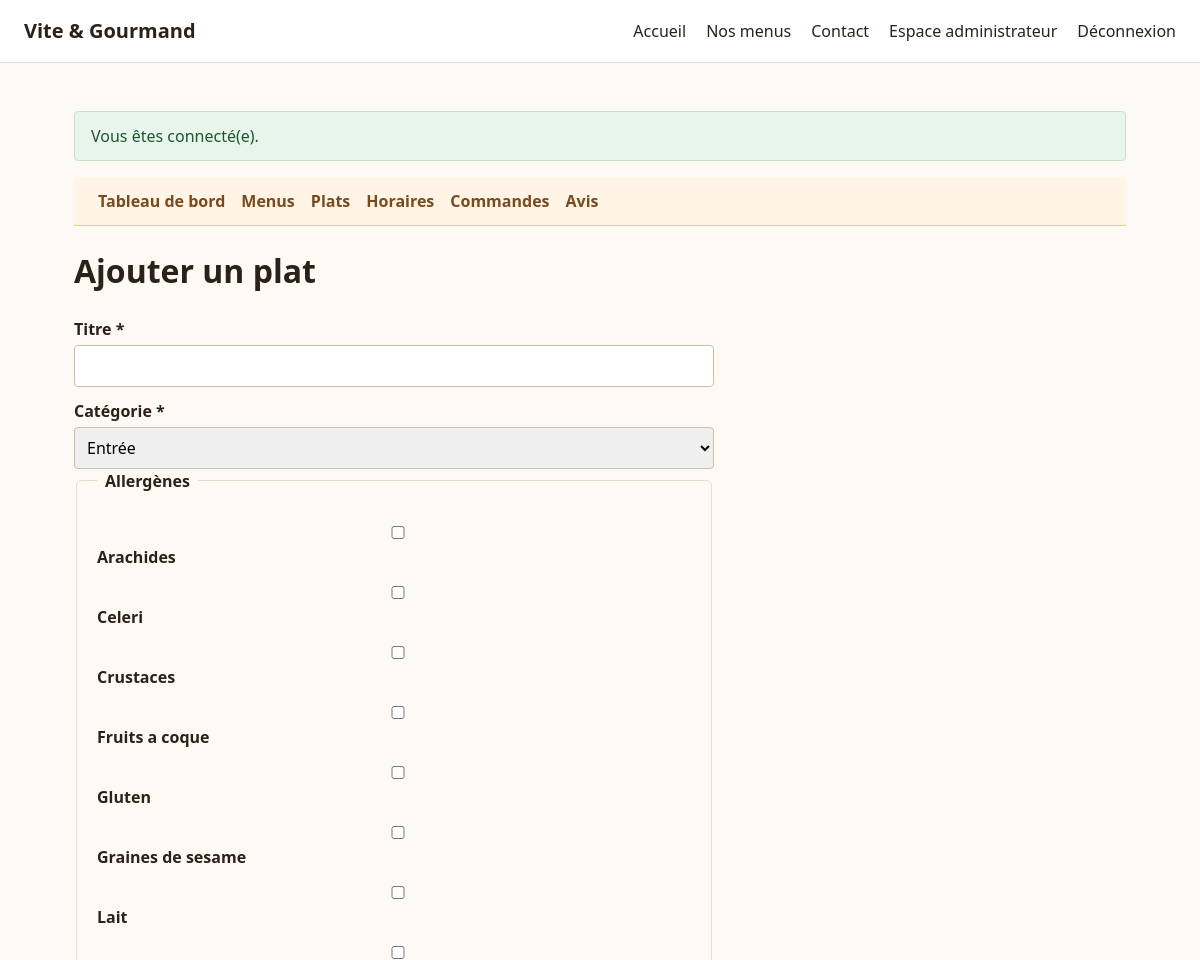
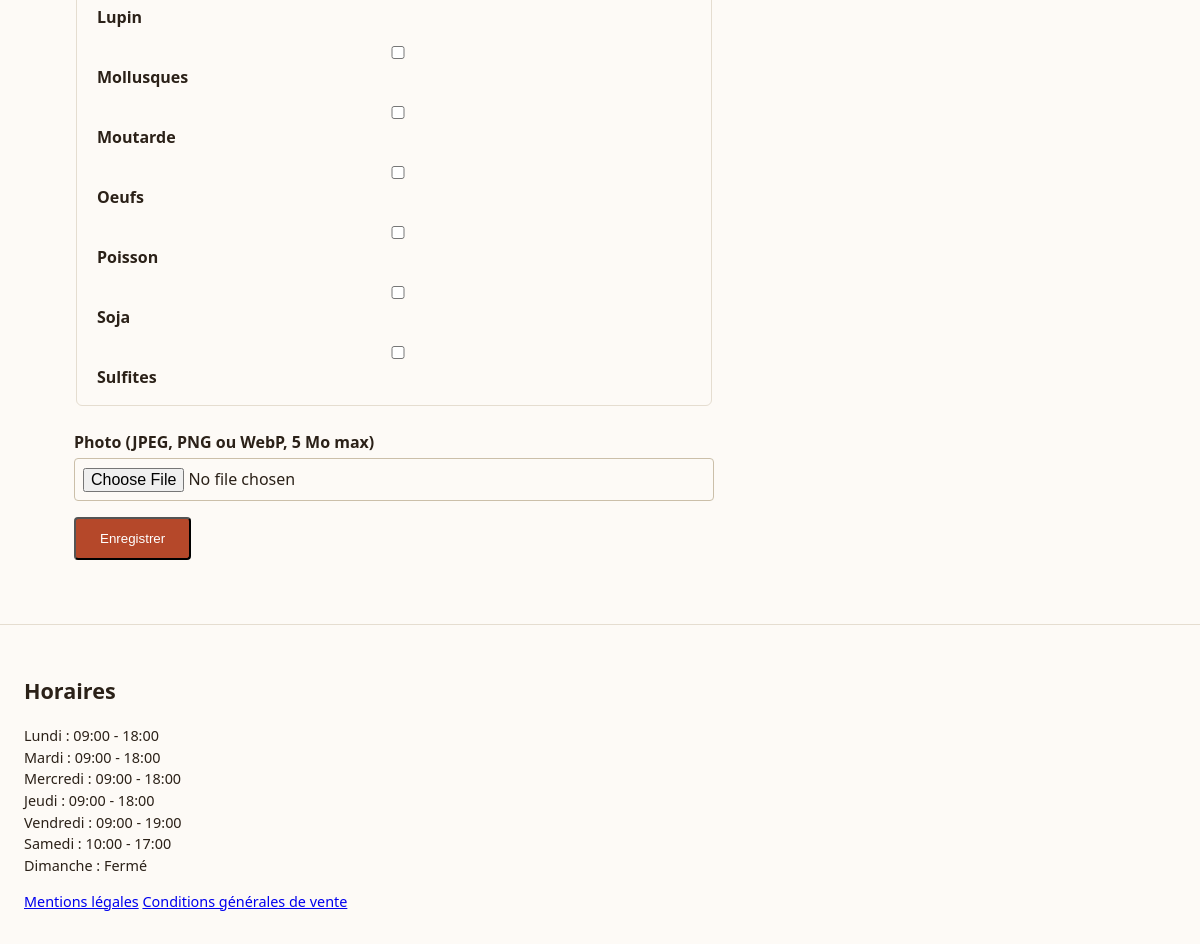
/employe/plat-form.php (signed in), run on the app's committed database (2 pictures, top to bottom).
### tables this page shows
CREATE TABLE allergene (
    allergene_id TINYINT UNSIGNED AUTO_INCREMENT PRIMARY KEY,
    libelle      VARCHAR(50) NOT NULL UNIQUE
);

CREATE TABLE horaire (
    horaire_id       TINYINT UNSIGNED AUTO_INCREMENT PRIMARY KEY,
    jour             ENUM('lundi','mardi','mercredi','jeudi','vendredi','samedi','dimanche') NOT NULL UNIQUE,
    heure_ouverture  TIME NULL,
    heure_fermeture  TIME NULL,
    ferme            TINYINT(1) NOT NULL DEFAULT 0
);

### src/Helpers/functions.php (called while the page is built, shortened)
<?php
function e(?string $value): string
{
    return htmlspecialchars($value ?? '', ENT_QUOTES, 'UTF-8');
}

### src/Config/Database.php (called while the page is built, shortened)
<?php
function getPDO(): PDO
{
    static $pdo = null;
    if ($pdo instanceof PDO) {
        return $pdo;
    }
    $host    = env('DB_HOST', '127.0.0.1');
    $port    = env('DB_PORT', '3306');
    $name    = env('DB_NAME', 'vite_et_gourmand');
    $user    = env('DB_USER', 'root');
    $pass    = env('DB_PASS', '');
    $charset = env('DB_CHARSET', 'utf8mb4');
    $dsn = "mysql:host={$host};port={$port};dbname={$name};charset={$charset}";
    $pdo = new PDO($dsn, $user, $pass, [
        PDO::ATTR_ERRMODE            => PDO::ERRMODE_EXCEPTION,
        PDO::ATTR_DEFAULT_FETCH_MODE => PDO::FETCH_ASSOC,
        PDO::ATTR_EMULATE_PREPARES   => false,
    ]);
    return $pdo;
}

### src/Models/PlatModel.php (called while the page is built, shortened)
<?php
require_once __DIR__ . '/../Config/Database.php';
final class PlatModel
{
    public static function listAllergenes(): array
    {
        return getPDO()->query('SELECT allergene_id, libelle FROM allergene ORDER BY libelle')->fetchAll();
    }
}

### public/employe/plat-form.php (the view, shortened to what this page needs)
<?php
require_once __DIR__ . '/../../src/Models/PlatModel.php';
$id = isset($_GET['id']) && ctype_digit((string) $_GET['id']) ? (int) $_GET['id'] : 0;
$plat = $id > 0 ? PlatModel::find($id) : null;
$pageTitle = $plat === null ? 'Ajouter un plat' : 'Modifier ' . $plat['titre_plat'];
$allergenes = PlatModel::listAllergenes();
$valeurs = $plat ?? ['titre_plat' => '', 'categorie' => 'entree', 'allergene_ids' => []];
require __DIR__ . '/../../src/Views/partials/header.php';
require __DIR__ . '/../../src/Views/partials/nav-employe.php';
?>
    <h1><?= e($pageTitle) ?></h1>
    <form method="post" enctype="multipart/form-data" class="formulaire-commande" novalidate>
        <label for="titre_plat">Titre *</label>
        <input type="text" id="titre_plat" name="titre_plat" value="<?= e($valeurs['titre_plat']) ?>" required>
        <label for="categorie">Catégorie *</label>
        <select id="categorie" name="categorie" required>
            <option value="entree" <?= $valeurs['categorie'] === 'entree' ? 'selected' : '' ?>>Entrée</option>
        </select>
        <fieldset>
            <legend>Allergènes</legend>
            <?php foreach ($allergenes as $allergene): ?>
                <label>
                    <input type="checkbox" name="allergene_ids[]" value="<?= (int) $allergene['allergene_id'] ?>" <?= in_array((int) $allergene['allergene_id'], $valeurs['allergene_ids'], true) ? 'checked' : '' ?>>
                    <?= e($allergene['libelle']) ?>
                </label>
            <?php endforeach; ?>
        </fieldset>
        <label for="photo">Photo (JPEG, PNG ou WebP, 5 Mo max)</label>
        <input type="file" id="photo" name="photo" accept="image/jpeg,image/png,image/webp">
        <button type="submit" class="btn-primary">Enregistrer</button>
    </form>
<?php
require __DIR__ . '/../../src/Views/partials/footer.php';

### src/Views/partials/footer.php
<?php
$horaires = getPDO()->query(
    "SELECT jour, heure_ouverture, heure_fermeture, ferme FROM horaire
     ORDER BY FIELD(jour, 'lundi','mardi','mercredi','jeudi','vendredi','samedi','dimanche')"
)->fetchAll();
?>
</main>
<footer>
    <section aria-label="Horaires d'ouverture">
        <h2>Horaires</h2>
        <ul>
            <?php foreach ($horaires as $h): ?>
                <li>
                    <?= htmlspecialchars(ucfirst($h['jour'])) ?> :
                    <?= $h['ferme']
                        ? 'Fermé'
                        : htmlspecialchars(substr($h['heure_ouverture'], 0, 5) . ' - ' . substr($h['heure_fermeture'], 0, 5)) ?>
                </li>
            <?php endforeach; ?>
        </ul>
    </section>
    <nav aria-label="Informations légales">
        <a href="/mentions-legales.php">Mentions légales</a>
        <a href="/cgv.php">Conditions générales de vente</a>
    </nav>
</footer>
</body>
</html>

### public/assets/css/style.css (style rules this page uses)
* { box-sizing: border-box; }
html { overflow-x: hidden; }
body { margin: 0; overflow-x: hidden; font-family: system-ui, -apple-system, "Segoe UI", Roboto, sans-serif; color: #2b2118; background: #fdfaf6; line-height: 1.5; }
.btn-primary { display: inline-block; margin-top: 1rem; padding: 0.75rem 1.5rem; background: #b5482a; color: #fff; text-decoration: none; border-radius: 4px; }
footer { border-top: 1px solid #e5ddd0; padding: 2rem 1.5rem; margin-top: 2rem; font-size: 0.9rem; }
footer ul { list-style: none; padding: 0; }
.formulaire-commande { max-width: 640px; }
.formulaire-commande fieldset { border: 1px solid #e5ddd0; border-radius: 6px; margin-bottom: 1.5rem; padding: 1rem 1.25rem; }
.formulaire-commande legend { font-weight: 700; padding: 0 0.5rem; }
.formulaire-commande label { display: block; font-weight: 600; margin-top: 0.75rem; }
.formulaire-commande input, .formulaire-commande select { width: 100%; padding: 0.5rem; border: 1px solid #cbbfa9; border-radius: 4px; font: inherit; margin-top: 0.25rem; }

### data on the page
allergene: libelle "Arachides"
allergene: libelle "Celeri"
allergene: libelle "Crustaces"
allergene: libelle "Fruits a coque"
allergene: libelle "Gluten"
allergene: libelle "Graines de sesame"
allergene: libelle "Lait"
allergene: libelle "Lupin"
allergene: libelle "Mollusques"
allergene: libelle "Moutarde"
allergene: libelle "Oeufs"
allergene: libelle "Poisson"
allergene: libelle "Soja"
allergene: libelle "Sulfites"
horaire: jour "Lundi", heure_ouverture+heure_fermeture "09:00 - 18:00"
horaire: jour "Mardi", heure_ouverture+heure_fermeture "09:00 - 18:00"
horaire: jour "Mercredi", heure_ouverture+heure_fermeture "09:00 - 18:00"
horaire: jour "Jeudi", heure_ouverture+heure_fermeture "09:00 - 18:00"
horaire: jour "Vendredi", heure_ouverture+heure_fermeture "09:00 - 19:00"
horaire: jour "Samedi", heure_ouverture+heure_fermeture "10:00 - 17:00"
horaire: jour "Dimanche", ferme "Fermé"

### other printed values
$flash['message'] "Vous êtes connecté(e)."
$pageTitle "Ajouter un plat"
